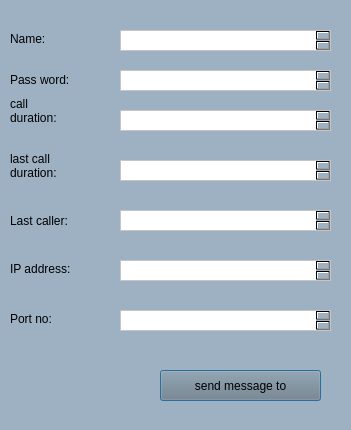
<?xml version="1.0" encoding="UTF-8"?>
<ui version="4.0">
 <class>Dialog</class>
 <widget class="QDialog" name="Dialog">
  <property name="geometry">
   <rect>
    <x>0</x>
    <y>0</y>
    <width>351</width>
    <height>430</height>
   </rect>
  </property>
  <property name="windowTitle">
   <string>Dialog</string>
  </property>
  <property name="styleSheet">
   <string notr="true">background-color: rgb(220, 225,255);
background-color: qlineargradient(spread:repeat, x1:0, y1:0, x2:1, y2:0, stop:1 rgba(157, 177, 195, 255));</string>
  </property>
  <widget class="QLabel" name="label">
   <property name="geometry">
    <rect>
     <x>10</x>
     <y>30</y>
     <width>62</width>
     <height>18</height>
    </rect>
   </property>
   <property name="text">
    <string>Name:</string>
   </property>
  </widget>
  <widget class="QTextBrowser" name="textBrowser">
   <property name="geometry">
    <rect>
     <x>120</x>
     <y>30</y>
     <width>211</width>
     <height>21</height>
    </rect>
   </property>
   <property name="styleSheet">
    <string notr="true">background-color: rgb(255, 255, 255);</string>
   </property>
  </widget>
  <widget class="QLabel" name="label_2">
   <property name="geometry">
    <rect>
     <x>10</x>
     <y>70</y>
     <width>71</width>
     <height>20</height>
    </rect>
   </property>
   <property name="text">
    <string>Pass word:</string>
   </property>
  </widget>
  <widget class="QLabel" name="label_4">
   <property name="geometry">
    <rect>
     <x>10</x>
     <y>90</y>
     <width>62</width>
     <height>41</height>
    </rect>
   </property>
   <property name="text">
    <string>call
duration:</string>
   </property>
  </widget>
  <widget class="QLabel" name="label_5">
   <property name="geometry">
    <rect>
     <x>10</x>
     <y>150</y>
     <width>62</width>
     <height>31</height>
    </rect>
   </property>
   <property name="text">
    <string>last call
duration:</string>
   </property>
  </widget>
  <widget class="QLabel" name="label_6">
   <property name="geometry">
    <rect>
     <x>10</x>
     <y>211</y>
     <width>71</width>
     <height>20</height>
    </rect>
   </property>
   <property name="text">
    <string>Last caller:</string>
   </property>
  </widget>
  <widget class="QTextBrowser" name="textBrowser_2">
   <property name="geometry">
    <rect>
     <x>120</x>
     <y>70</y>
     <width>211</width>
     <height>21</height>
    </rect>
   </property>
   <property name="styleSheet">
    <string notr="true">background-color: rgb(255, 255, 255);</string>
   </property>
  </widget>
  <widget class="QTextBrowser" name="textBrowser_3">
   <property name="geometry">
    <rect>
     <x>120</x>
     <y>110</y>
     <width>211</width>
     <height>21</height>
    </rect>
   </property>
   <property name="styleSheet">
    <string notr="true">background-color: rgb(255, 255, 255);</string>
   </property>
  </widget>
  <widget class="QTextBrowser" name="textBrowser_4">
   <property name="geometry">
    <rect>
     <x>120</x>
     <y>160</y>
     <width>211</width>
     <height>21</height>
    </rect>
   </property>
   <property name="styleSheet">
    <string notr="true">background-color: rgb(255, 255, 255);</string>
   </property>
  </widget>
  <widget class="QTextBrowser" name="textBrowser_5">
   <property name="geometry">
    <rect>
     <x>120</x>
     <y>210</y>
     <width>211</width>
     <height>21</height>
    </rect>
   </property>
   <property name="styleSheet">
    <string notr="true">background-color: rgb(255, 255, 255);</string>
   </property>
  </widget>
  <widget class="QPushButton" name="pushButton">
   <property name="geometry">
    <rect>
     <x>160</x>
     <y>370</y>
     <width>161</width>
     <height>31</height>
    </rect>
   </property>
   <property name="styleSheet">
    <string notr="true">background-color: rgb(141, 141, 106);
background-color: rgb(117, 127, 135);</string>
   </property>
   <property name="text">
    <string>send message to</string>
   </property>
  </widget>
  <widget class="QLabel" name="label_3">
   <property name="geometry">
    <rect>
     <x>10</x>
     <y>260</y>
     <width>71</width>
     <height>18</height>
    </rect>
   </property>
   <property name="text">
    <string>IP address:</string>
   </property>
  </widget>
  <widget class="QTextBrowser" name="textBrowser_6">
   <property name="geometry">
    <rect>
     <x>120</x>
     <y>260</y>
     <width>211</width>
     <height>21</height>
    </rect>
   </property>
   <property name="styleSheet">
    <string notr="true">background-color: rgb(255, 255, 255);</string>
   </property>
  </widget>
  <widget class="QLabel" name="label_7">
   <property name="geometry">
    <rect>
     <x>10</x>
     <y>310</y>
     <width>62</width>
     <height>18</height>
    </rect>
   </property>
   <property name="text">
    <string>Port no:</string>
   </property>
  </widget>
  <widget class="QTextBrowser" name="textBrowser_7">
   <property name="geometry">
    <rect>
     <x>120</x>
     <y>310</y>
     <width>211</width>
     <height>21</height>
    </rect>
   </property>
   <property name="styleSheet">
    <string notr="true">background-color: rgb(255, 255, 255);</string>
   </property>
  </widget>
 </widget>
 <resources/>
 <connections/>
</ui>
